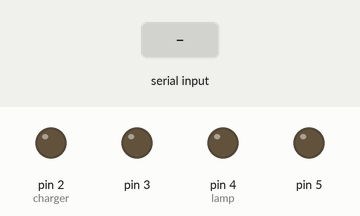
This sketch was run on a simulated Arduino Uno, built with avr-gcc and run on an emulated ATmega328P. Parts: output pins drawn as LEDs (lit = HIGH). The test bench sets the inputs (shaded band).

Above: at 1.2 s.
1.3 s: "F" received over Serial
At 2.2 s:
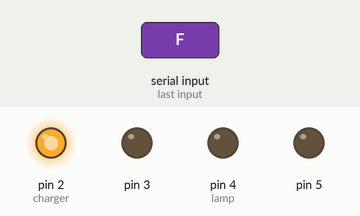
2.8 s: "L" received over Serial
At 3.4 s:
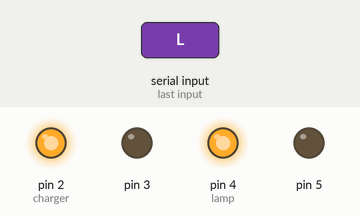
4.3 s: "B" received over Serial
At 5.5 s:
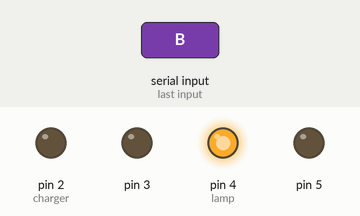
5.8 s: "G" received over Serial
At 6.9 s:
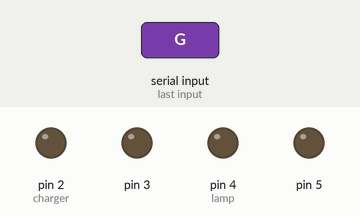
Timing chart, 0 to 8.3 s (numbered marks = the images above; inputs shaded):
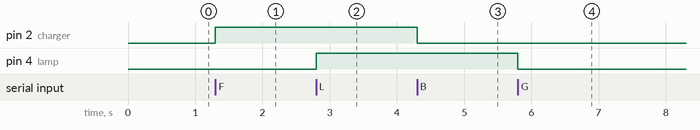

Measured:
- after the input at 1.3 s, pin 2 (charger): LOW → HIGH at once
- after the input at 2.8 s, pin 4 (lamp): LOW → HIGH at once
- after the input at 4.3 s, pin 2 (charger): HIGH → LOW at once
- after the input at 5.8 s, pin 4 (lamp): HIGH → LOW at once

The sketch:

Bluetooth_automation.ino
```cpp
int charger = 2, laptopcharger = 3, lamp = 4, extra = 5;int a,b;
void setup() {
  // put your setup code here, to run once:
  pinMode(2, OUTPUT);
  pinMode(3, OUTPUT);
  pinMode(4, OUTPUT);
  pinMode(5, OUTPUT);
  Serial.begin(9600);
}

void loop() {
  int data;
  data = Serial.read();
  if(data=='F')
  {
   a=1;
    }
    if(data=='B')
  {
   a=0;
   }
   if(a==1)
   {
     digitalWrite(charger,HIGH);
   }
    else
    digitalWrite(charger,LOW);

 if(data=='G')
  {
    b=0;}
    if(data=='L')
  {
    b=1;
    }
    if(b==1)
   {
     digitalWrite(lamp,HIGH);

    }
    else
    digitalWrite(lamp,LOW);
}
```
